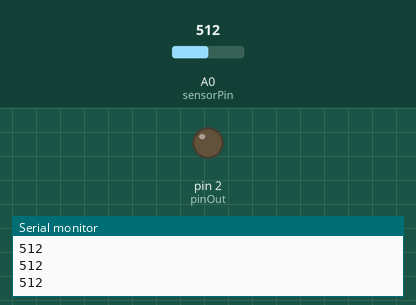
The sketch below on a simulated Arduino Uno, built with avr-gcc and run on an emulated ATmega328P. On the bench: output pins drawn as LEDs (lit = HIGH), the last lines printed to the serial monitor. Inputs (shaded band) come from the test bench; at power-on: A0 (sensorPin) = 512.

Above: at 1.2 s.
1.3 s: A0 (sensorPin) set to 783
2.8 s: A0 (sensorPin) set to 809
At 3.7 s:
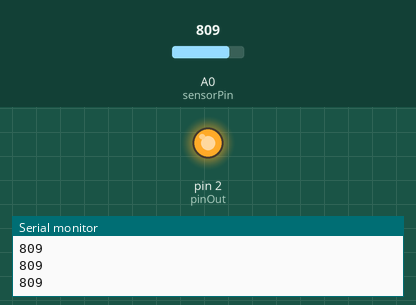
4.3 s: A0 (sensorPin) set to 790
At 4.8 s:
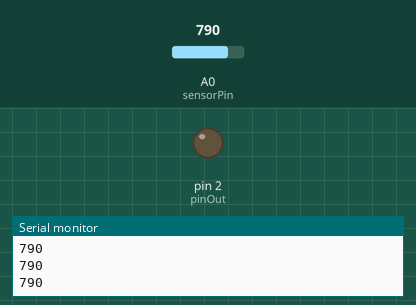
5.8 s: A0 (sensorPin) set to 810
At 7.2 s:
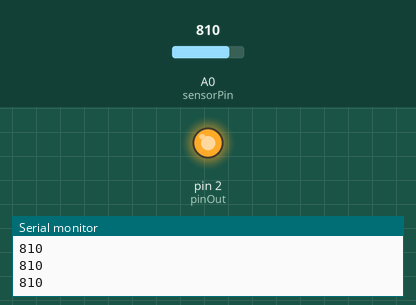
Timing chart, 0 to 8.3 s (numbered marks = the images above; inputs shaded):
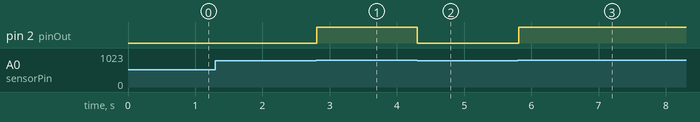

Measured:
- the behaviour switches between 800 and 801 on A0 (sensorPin) (found by bisection; images 0 and 1)
- after the input at 2.8 s, pin 2 (pinOut): LOW → HIGH at once
- after the input at 4.3 s, pin 2 (pinOut): HIGH → LOW at once
- after the input at 5.8 s, pin 2 (pinOut): LOW → HIGH at once

The sketch:

hall_anturi.ino
```cpp
int sensorPin = A0;    // select the input pin for the potentiometer
int pinOut = 2;      // select the pin for the LED
int sensorValue = 0;  // variable to store the value coming from the sensor

void setup() {
  // put your setup code here, to run once:
  pinMode(pinOut, OUTPUT);
  pinMode(sensorPin, INPUT);
  digitalWrite( pinOut, LOW);
  Serial.begin(9600);
}

void loop() {
  sensorValue = analogRead(sensorPin);
  Serial.println(sensorValue);
  if (sensorValue > 800) {
      digitalWrite( pinOut, HIGH);
  }
  else {
    digitalWrite( pinOut, LOW);
  }
  // put your main code here, to run repeatedly:

}
```
